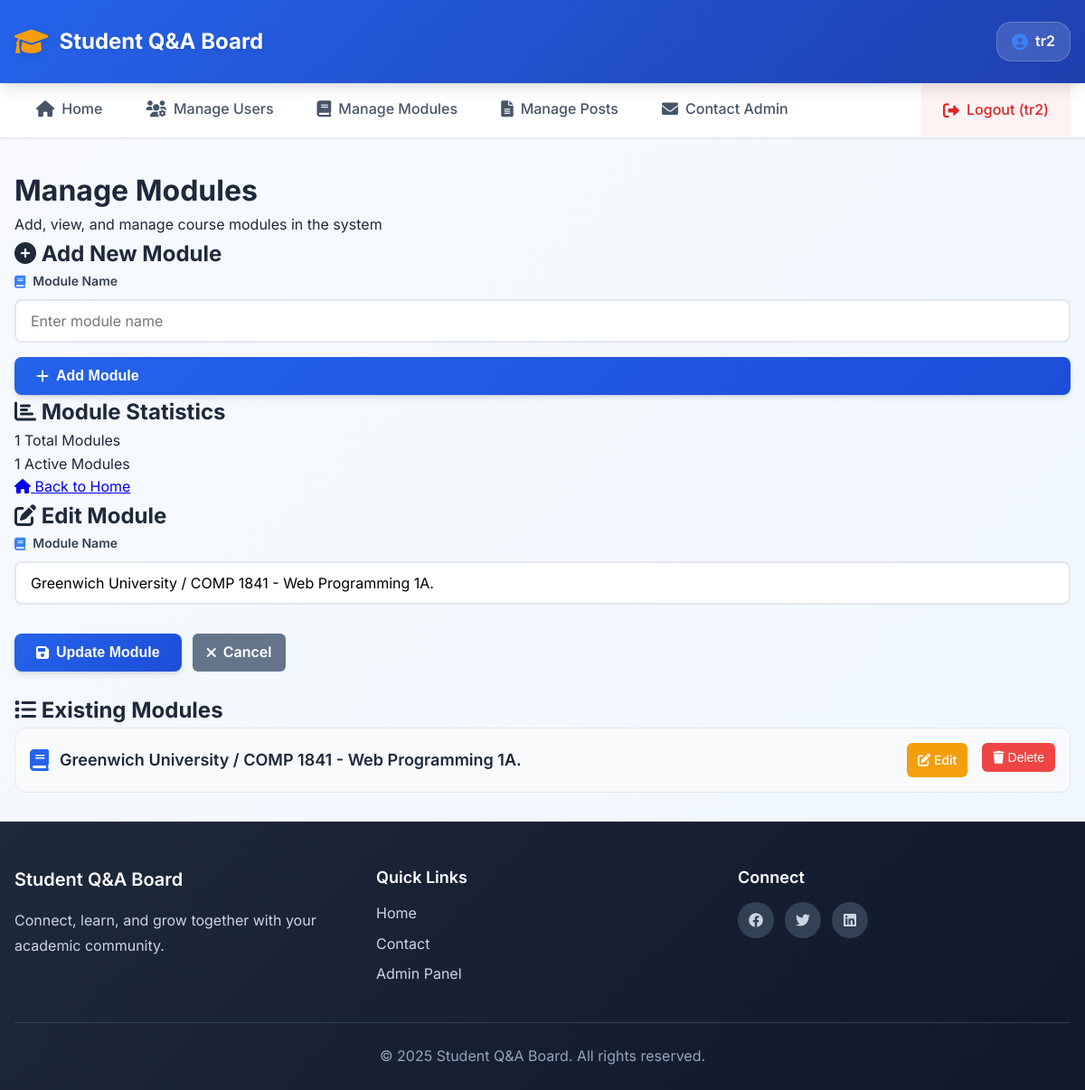
Screenshot of /admin/managemodules.php?edit=21 (signed in) with the database file from the repository.
### tables this page shows
CREATE TABLE `modules` (
  `id` int(11) NOT NULL,
  `name` varchar(255) DEFAULT NULL
);

### admin/managemodules.php (called while the page is built, shortened)
<?php
require_once '../includes/DatabaseConnection.php';
require_once '../includes/DatabaseFunction.php';
$edit_module = null;
if (isset($_GET['edit'])) {
    $edit_id = (int)$_GET['edit'];
    $edit_module = getModuleById($pdo, $edit_id);
}
$modules = getAllModules($pdo);
include '../templates/managemodules.html.php';
include '../templates/layout.html.php';
?>

### includes/DatabaseFunction.php (called while the page is built, shortened)
<?php
function getAllModules(PDO $pdo) {
    return $pdo->query('SELECT * FROM modules ORDER BY name')->fetchAll();
}
function getModuleById(PDO $pdo, $id) {
    $stmt = $pdo->prepare('SELECT * FROM modules WHERE id = ?');
    $stmt->execute([$id]);
    return $stmt->fetch();
}

### templates/managemodules.html.php (the view, shortened to what this page needs)
<div class="admin-header">
  <h1>Manage Modules</h1>
  <p>Add, view, and manage course modules in the system</p>
</div>
<div class="admin-container">
  <div class="admin-grid">
    <div class="admin-card">
      <div class="admin-card-header">
        <h2 class="admin-card-title">
          <i class="fas fa-plus-circle"></i>
          Add New Module
        </h2>
      </div>
      <div class="admin-card-content">
        <form action="" method="post" class="question-form">
          <div class="form-group">
            <label for="modulename">
              <i class="fas fa-book"></i>
              Module Name
            </label>
            <input type="text"
                   name="modulename"
                   id="modulename"
                   required
                   placeholder="Enter module name">
          </div>
          <button type="submit" name="add" class="submit-btn">
            <i class="fas fa-plus"></i>
            Add Module
          </button>
        </form>
      </div>
    </div>
    <div class="admin-card">
      <div class="admin-card-header">
        <h2 class="admin-card-title">
          <i class="fas fa-chart-bar"></i>
          Module Statistics
        </h2>
      </div>
      <div class="admin-card-content">
        <div class="admin-stats">
          <div class="stat-item">
            <span class="stat-number"><?= count($modules) ?></span>
            <span class="stat-label">Total Modules</span>
          </div>
          <div class="stat-item">
            <span class="stat-number"><?= count($modules) > 0 ? round(count($modules) / 2) : 0 ?></span>
            <span class="stat-label">Active Modules</span>
          </div>
        </div>
        <div class="admin-actions">
          <a href="../corephpfiles/community.php" class="admin-btn admin-btn-primary">
            <i class="fas fa-home"></i>
            Back to Home
          </a>
        </div>
      </div>
    </div>
  </div>
  <?php if (isset($edit_module) && $edit_module): ?>
    <div class="admin-card" style="margin-bottom: var(--spacing-6);">
      <div class="admin-card-header">
        <h2 class="admin-card-title">
          <i class="fas fa-edit"></i>
          Edit Module
        </h2>
      </div>
      <div class="admin-card-content">
        <form action="" method="post" class="question-form">
          <div class="form-group">
            <label for="edit_modulename">
              <i class="fas fa-book"></i>
              Module Name
            </label>
            <input type="text"
                   name="modulename"
                   id="edit_modulename"
                   value="<?= htmlspecialchars($edit_module['name']) ?>"
                   required
                   placeholder="Enter module name">
          </div>
          <div class="form-actions">
            <button type="submit" name="edit" class="submit-btn">
              <i class="fas fa-save"></i>
              Update Module
            </button>
            <a href="managemodules.php" class="cancel-btn">
              <i class="fas fa-times"></i>
              Cancel
            </a>
          </div>
        </form>
      </div>
    </div>
  <?php endif; ?>
  <div class="admin-card" style="margin-top: var(--spacing-6);">
    <div class="admin-card-header">
      <h2 class="admin-card-title">
        <i class="fas fa-list"></i>
        Existing Modules
      </h2>
    </div>
    <div class="admin-card-content">
      <?php if (empty($modules)): ?>
        <div class="empty-state">
          <i class="fas fa-book-open empty-icon"></i>
          <h3>No Modules Found</h3>
          <p>No modules have been added yet.</p>
        </div>
      <?php else: ?>
        <div class="modules-grid">
          <?php foreach ($modules as $module): ?>
            <div class="module-card">
              <div class="module-info">
                <i class="fas fa-book module-icon"></i>
                <h3><?= htmlspecialchars($module['name']) ?></h3>
              </div>
              <div class="module-actions">
                <a href="managemodules.php?edit=<?= $module['id'] ?>"
                   class="action-btn edit-btn"
                   style="margin-right: var(--spacing-2);">
                  <i class="fas fa-edit"></i>
                  Edit
                </a>
                <form action="" method="post" class="delete-form" style="display: inline;">
                  <button type="submit"
                          name="delete"
                          class="action-btn delete-btn"
                          onclick="return confirm('Are you sure you want to delete module <?= htmlspecialchars($module['name']) ?>?')">
                    <i class="fas fa-trash"></i>
                    Delete
                  </button>
                </form>
              </div>
            </div>
          <?php endforeach; ?>
        </div>
      <?php endif; ?>
    </div>
  </div>
</div>

### rows the page displays
modules: modulename "Greenwich University / COMP 1841 - Web Programming 1A.", name "Greenwich University / COMP 1841 - Web Programming 1A."

### other values shown
$_SESSION['username'] "tr2"
count($modules) "1"
count($modules) / 2 "1"
